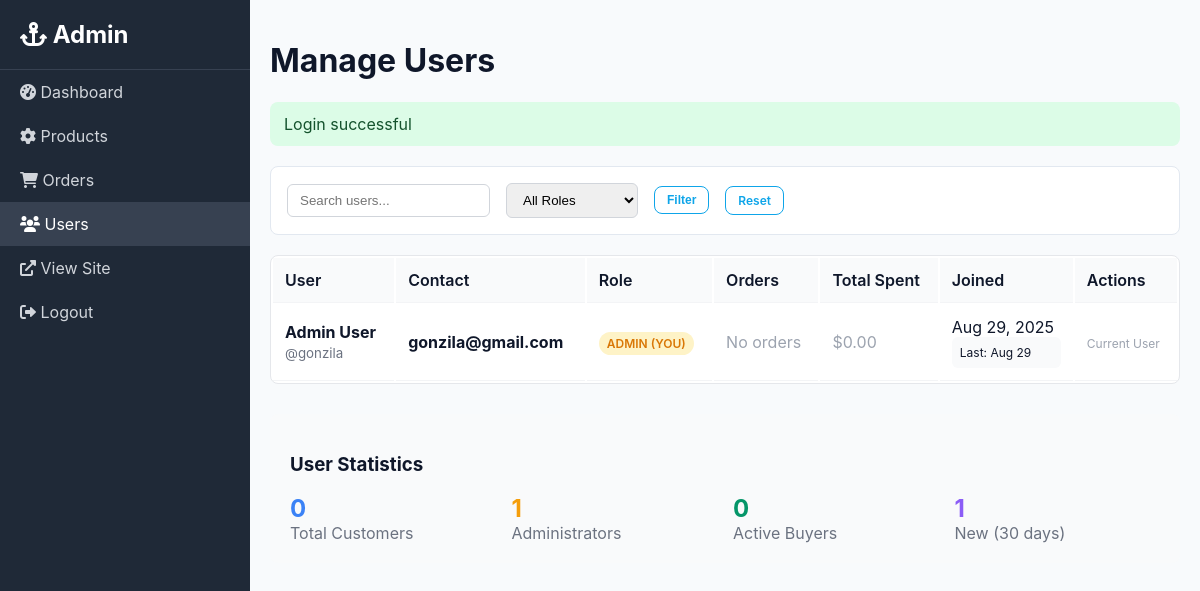
The page /admin/users.php (signed in) on the database its author committed.
### tables this page shows
CREATE TABLE users (
    id INT PRIMARY KEY AUTO_INCREMENT,
    username VARCHAR(50) UNIQUE NOT NULL,
    email VARCHAR(100) UNIQUE NOT NULL,
    password VARCHAR(255) NOT NULL,
    first_name VARCHAR(50) NOT NULL,
    last_name VARCHAR(50) NOT NULL,
    phone VARCHAR(20),
    address TEXT,
    city VARCHAR(50),
    state VARCHAR(50),
    zip_code VARCHAR(10),
    country VARCHAR(50),
    role ENUM('customer', 'admin') DEFAULT 'customer',
    created_at TIMESTAMP DEFAULT CURRENT_TIMESTAMP,
    updated_at TIMESTAMP DEFAULT CURRENT_TIMESTAMP ON UPDATE CURRENT_TIMESTAMP
);

### includes/database.php (called while the page is built, shortened)
<?php
class Database {
    private static $instance = null;
    private $connection;
    private function __construct() {
        try {
            $dsn = "mysql:host=" . DB_HOST . ";dbname=" . DB_NAME . ";charset=utf8mb4";
            $options = [
                PDO::ATTR_ERRMODE => PDO::ERRMODE_EXCEPTION,
                PDO::ATTR_DEFAULT_FETCH_MODE => PDO::FETCH_ASSOC,
                PDO::ATTR_EMULATE_PREPARES => false,
                PDO::MYSQL_ATTR_INIT_COMMAND => "SET NAMES utf8mb4"
            ];
            $this->connection = new PDO($dsn, DB_USER, DB_PASS, $options);
        } catch (PDOException $e) {
            error_log("Database connection failed: " . $e->getMessage());
            throw new Exception("Database connection failed");
        }
    }
    public static function getInstance() {
        if (self::$instance === null) {
            self::$instance = new Database();
        }
        return self::$instance;
    }
    public function query($sql, $params = []) {
        try {
            $stmt = $this->connection->prepare($sql);
            $stmt->execute($params);
            return $stmt;
        } catch (PDOException $e) {
            error_log("Database query failed: " . $e->getMessage());
            throw new Exception("Database query failed");
        }
    }
    public function fetchAll($sql, $params = []) {
        $stmt = $this->query($sql, $params);
        return $stmt->fetchAll();
    }
    public function fetchColumn($sql, $params = []) {
        $stmt = $this->query($sql, $params);
        return $stmt->fetchColumn();
    }
}
?>

### admin/users.php (the view, shortened to what this page needs)
<?php
require_once '../includes/functions.php';
$db = Database::getInstance();
$page = max(1, isset($_GET['page']) ? (int)$_GET['page'] : 1);
$limit = 20;
$offset = ($page - 1) * $limit;
$search = isset($_GET['search']) ? sanitizeInput($_GET['search']) : '';
$whereClause = "1=1";
$params = [];
$users = $db->fetchAll(
    "SELECT u.*,
     (SELECT COUNT(*) FROM orders WHERE user_id = u.id) as order_count,
     (SELECT SUM(total_amount) FROM orders WHERE user_id = u.id AND payment_status = 'paid') as total_spent
     FROM users u
     WHERE {$whereClause}
     ORDER BY u.created_at DESC
     LIMIT ? OFFSET ?",
    array_merge($params, [$limit, $offset])
);
?>
<!DOCTYPE html>
<html lang="en">
<head>
    <link rel="stylesheet" href="../css/style.css">
    <link rel="stylesheet" href="https://cdnjs.cloudflare.com/ajax/libs/font-awesome/6.0.0/css/all.min.css">
</head>
<body>
    <div class="admin-sidebar">
        <h2><i class="fas fa-anchor"></i> Admin</h2>
        <ul class="admin-nav">
            <li><a href="index.php"><i class="fas fa-tachometer-alt"></i> Dashboard</a></li>
            <li><a href="products.php"><i class="fas fa-cog"></i> Products</a></li>
            <li><a href="orders.php"><i class="fas fa-shopping-cart"></i> Orders</a></li>
            <li><a href="users.php" class="active"><i class="fas fa-users"></i> Users</a></li>
            <li><a href="../index.php"><i class="fas fa-external-link-alt"></i> View Site</a></li>
            <li><a href="../logout.php"><i class="fas fa-sign-out-alt"></i> Logout</a></li>
        </ul>
    </div>
    <div class="admin-content">
        <h1>Manage Users</h1>
        <?php displayMessage(); ?>
        <div class="filters">
            <form method="GET" style="display: flex; gap: 16px; align-items: center; flex-wrap: wrap;">
                <input type="text" name="search" placeholder="Search users..." value="<?php echo $search; ?>"
                       style="padding: 8px 12px; border: 1px solid #d1d5db; border-radius: 6px;">
                <select name="role" style="padding: 8px 12px; border: 1px solid #d1d5db; border-radius: 6px;">
                    <option value="">All Roles</option>
                </select>
                <button type="submit" class="btn btn-outline btn-sm">Filter</button>
                <a href="users.php" class="btn btn-outline btn-sm">Reset</a>
            </form>
        </div>
        <?php if (empty($users)): ?>
            <div style="text-align: center; padding: 40px; background: white; border-radius: 8px;">
                <i class="fas fa-users" style="font-size: 48px; color: #d1d5db; margin-bottom: 16px;"></i>
                <h3>No users found</h3>
                <p>Users will appear here when they register.</p>
            </div>
        <?php else: ?>
            <table class="admin-table">
                <thead>
                    <tr>
                        <th>User</th>
                        <th>Contact</th>
                        <th>Role</th>
                        <th>Orders</th>
                        <th>Total Spent</th>
                        <th>Joined</th>
                        <th>Actions</th>
                    </tr>
                </thead>
                <tbody>
                    <?php foreach ($users as $user): ?>
                        <tr>
                            <td>
                                <strong><?php echo sanitizeInput($user['first_name'] . ' ' . $user['last_name']); ?></strong><br>
                                <small style="color: #6b7280;">@<?php echo sanitizeInput($user['username']); ?></small>
                            </td>
                            <td>
                                <strong><?php echo sanitizeInput($user['email']); ?></strong><br>
                            </td>
                            <td>
                                <?php if ($user['id'] !== $_SESSION['user_id']): ?>
                                    <form method="POST" style="display: inline;">
                                        <input type="hidden" name="user_id" value="<?php echo $user['id']; ?>">
                                        <select name="new_role" onchange="this.form.submit()"
                                                class="role-badge role-<?php echo $user['role']; ?>"
                                                style="border: none; background: transparent;">
                                            <option value="customer" <?php echo $user['role'] === 'customer' ? 'selected' : ''; ?>>Customer</option>
                                            <option value="admin" <?php echo $user['role'] === 'admin' ? 'selected' : ''; ?>>Admin</option>
                                        </select>
                                        <input type="hidden" name="toggle_role" value="1">
                                    </form>
                                <?php else: ?>
                                    <span class="role-badge role-<?php echo $user['role']; ?>"><?php echo ucfirst($user['role']); ?> (You)</span>
                                <?php endif; ?>
                            </td>
                            <td>
                                <?php if ($user['order_count'] > 0): ?>
                                    <strong><?php echo $user['order_count']; ?></strong> orders
                                <?php else: ?>
                                    <span style="color: #9ca3af;">No orders</span>
                                <?php endif; ?>
                            </td>
                            <td>
                                <?php if ($user['total_spent']): ?>
                                    <strong><?php echo formatPrice($user['total_spent']); ?></strong>
                                <?php else: ?>
                                    <span style="color: #9ca3af;">$0.00</span>
                                <?php endif; ?>
                            </td>
                            <td>
                                <?php echo date('M j, Y', strtotime($user['created_at'])); ?>
                                <div class="user-stats">
                                    Last: <?php echo date('M j', strtotime($user['updated_at'])); ?>
                                </div>
                            </td>
                            <td>
                                <?php if ($user['id'] !== $_SESSION['user_id']): ?>
                                    <form method="POST" style="display: inline;" onsubmit="return confirm('Are you sure you want to delete this user? This action cannot be undone.');">
                                        <input type="hidden" name="user_id" value="<?php echo $user['id']; ?>">
                                        <button type="submit" name="delete_user" class="btn btn-sm" style="background: #dc2626; color: white; border-color: #dc2626;">
                                            <i class="fas fa-trash"></i>
                                        </button>
                                    </form>
                                <?php else: ?>
                                    <span style="color: #9ca3af; font-size: 12px;">Current User</span>
                                <?php endif; ?>
                            </td>
                        </tr>
                    <?php endforeach; ?>
                </tbody>
            </table>
        <?php endif; ?>
        <div style="margin-top: 30px; padding: 20px; background: #f9fafb; border-radius: 8px;">
            <h3>User Statistics</h3>
            <div style="display: grid; grid-template-columns: repeat(4, 1fr); gap: 16px; margin-top: 16px;">
                <div>
                    <div style="font-size: 24px; font-weight: bold; color: #3b82f6;">
                        <?php echo $db->fetchColumn("SELECT COUNT(*) FROM users WHERE role = 'customer'"); ?>
                    </div>
                    <div style="color: #6b7280;">Total Customers</div>
                </div>
                <div>
                    <div style="font-size: 24px; font-weight: bold; color: #f59e0b;">
                        <?php echo $db->fetchColumn("SELECT COUNT(*) FROM users WHERE role = 'admin'"); ?>
                    </div>
                    <div style="color: #6b7280;">Administrators</div>
                </div>
                <div>
                    <div style="font-size: 24px; font-weight: bold; color: #059669;">
                        <?php echo $db->fetchColumn("SELECT COUNT(DISTINCT user_id) FROM orders"); ?>
                    </div>
                    <div style="color: #6b7280;">Active Buyers</div>
                </div>
                <div>
                    <div style="font-size: 24px; font-weight: bold; color: #8b5cf6;">
                        <?php echo $db->fetchColumn("SELECT COUNT(*) FROM users WHERE created_at >= DATE_SUB(NOW(), INTERVAL 30 DAY)"); ?>
                    </div>
                    <div style="color: #6b7280;">New (30 days)</div>
                </div>
            </div>
        </div>
    </div>
</body>
</html>

### includes/functions.php (shortened to what this page needs)
<?php
require_once 'database.php';
function sanitizeInput($data) {
    return htmlspecialchars(trim($data), ENT_QUOTES, 'UTF-8');
}
function displayMessage() {
    if (isset($_SESSION['message'])) {
        $message = $_SESSION['message'];
        $type = $_SESSION['message_type'] ?? 'info';
        echo "<div class='alert alert-{$type}'>{$message}</div>";
    }
}
?>

### css/style.css (style rules this page uses)
* { box-sizing: border-box; }
html, body { margin: 0; padding: 0; font-family: 'Inter', system-ui, -apple-system, Segoe UI, Roboto, Arial, sans-serif; color: #0f172a; background: #f8fafc; }
a { color: inherit; text-decoration: none; }
.btn { display: inline-block; padding: 10px 16px; border-radius: 8px; border: 1px solid transparent; cursor: pointer; font-weight: 600; transition: 0.2s ease; }
.btn-outline { background: white; color: #0ea5e9; border-color: #0ea5e9; }
.alert { padding: 12px 14px; border-radius: 8px; margin: 12px 0; }
.alert-success { background: #dcfce7; color: #14532d; }
.filters { background: white; border: 1px solid #e2e8f0; border-radius: 12px; padding: 12px; display: grid; gap: 10px; margin: 20px 0; }
.filters form { display: grid; grid-template-columns: repeat(6, 1fr); gap: 10px; }
.filters select, .filters input { padding: 8px 10px; border: 1px solid #cbd5e1; border-radius: 8px; }
.btn-sm { padding: 6px 12px; font-size: 12px; }

### admin/users.php (style rules this page uses)
.admin-sidebar { width: 250px; background: #1f2937; min-height: 100vh; position: fixed; left: 0; top: 0; }
.admin-sidebar h2 { color: white; padding: 20px; margin: 0; border-bottom: 1px solid #374151; }
.admin-nav { list-style: none; padding: 0; margin: 0; }
.admin-nav li a { display: block; color: #d1d5db; padding: 12px 20px; text-decoration: none; }
.admin-nav li a:hover, .admin-nav li a.active { background: #374151; color: white; }
.admin-content { margin-left: 250px; padding: 20px; }
.admin-table { width: 100%; background: white; border-radius: 8px; border: 1px solid #e5e7eb; overflow: hidden; }
.admin-table th, .admin-table td { padding: 12px; text-align: left; border-bottom: 1px solid #f3f4f6; }
.admin-table th { background: #f9fafb; font-weight: 600; }
.role-badge { padding: 4px 8px; border-radius: 12px; font-size: 12px; font-weight: 600; text-transform: uppercase; }
.role-admin { background: #fef3c7; color: #d97706; }
.filters { background: white; padding: 16px; border-radius: 8px; margin-bottom: 20px; display: flex; gap: 16px; align-items: center; flex-wrap: wrap; }
.user-stats { background: #f9fafb; padding: 8px; border-radius: 6px; font-size: 12px; }

### rows shown on the page
users: first_name+last_name "Admin User", username "gonzila", email "gonzila@gmail.com", role "ADMIN", created_at "Aug 29, 2025", updated_at "Aug 29", shows "Current User"

### other values the page prints
$message "Login successful"
$db->fetchColumn("SELECT COUNT(*) FROM users WHERE role = 'customer'") "0"
$db->fetchColumn("SELECT COUNT(*) FROM users WHERE role = 'admin'") "1"
$db->fetchColumn("SELECT COUNT(DISTINCT user_id) FROM orders") "0"
